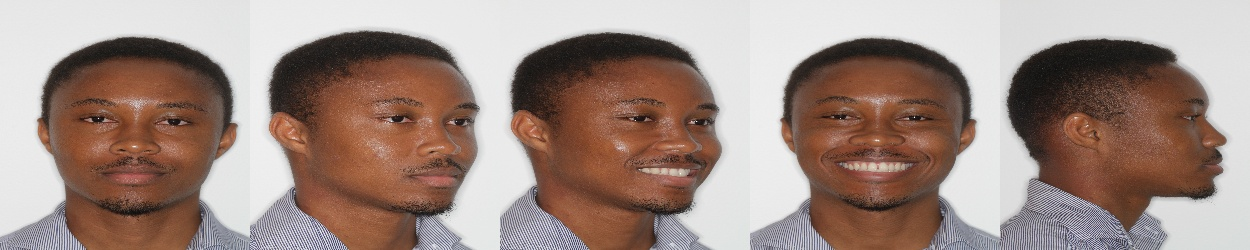
#> input picture montage/montage.jpg, 1250 x 250 px, given as the content of the folder :/Users/KWAKU/Desktop/Platinum Dental/Montage maker/pictures, which was not available
$ python test.py
#> lines starting #> are read from the running program, lines starting #| are printed output that depends on the picture; after the words box and inside, x2 and y2 are one past the last pixel; in counts of white or black regions, pixels touching at a corner belong together; pictures that were not available may be replaced by others from this repository, and a replacement may not be noted
import cv2
import numpy as np
import os

def create_montage(files, faces):
    # Concatenate images horizontally to create a montage
    im_list = []

    for  i in range(len(files)):
        im = cv2.imread(files[i])
        # create np array of zeros with the same shape as the image
        im = np.zeros(im.shape, np.uint8)
        if im.shape[0] > 800:
            im = cv2.resize(im, (int(im.shape[1] * 800 / im.shape[0]), 800))


        # cv2.circle(im, faces[0][0], 30, (0, 255, 255), 1)
        for point in faces[i]:
            cv2.circle(im, point, 1, (0, 255, 0), 1)
        im_list.append(im)

    montage_image = np.concatenate(im_list, axis=1)

    height, width = montage_image.shape[:2]
    nw = 1200
    nh = int(height * (nw / width))

    cv2.imshow("montage", cv2.resize(montage_image, (nw, nh)))
    cv2.waitKey(0)
    cv2.destroyAllWindows()


def detect_faces(image_path):
    # Load the image using OpenCV
    image = cv2.imread(image_path)
#> image is the input picture: shape (250, 1250, 3); mean B, G, R 131.4, 139.6, 160.1

    # Reduce the image size to shorter than height 800 while maintaining aspect ratio
    height, width = image.shape[:2]
#> height = 250; width = 1250
    if height > 800:
        image = cv2.resize(image, (int(width * 800 / height), 800))

    # Convert the image to grayscale for edge detection
    gray_image = cv2.cvtColor(image, cv2.COLOR_BGR2GRAY)
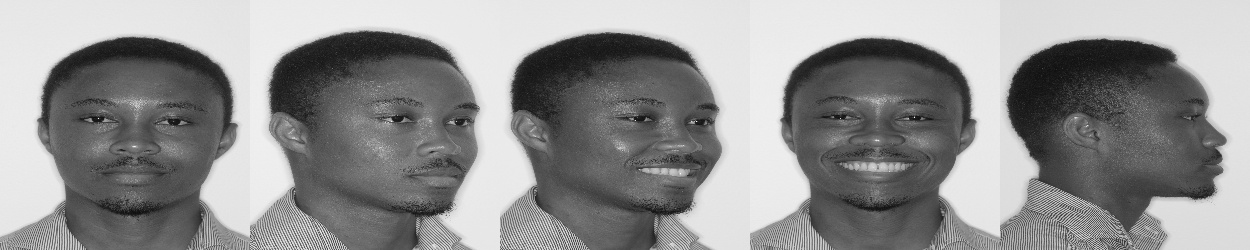
#> gray_image: shape (250, 1250); min 12, max 252, mean 144.8

    # Use Canny edge detection to enhance facial features
    # Add Gaussian blur for better results
    gray_image = cv2.GaussianBlur(gray_image, (5, 5), 0)
    edges = cv2.Canny(gray_image, 70, 150)
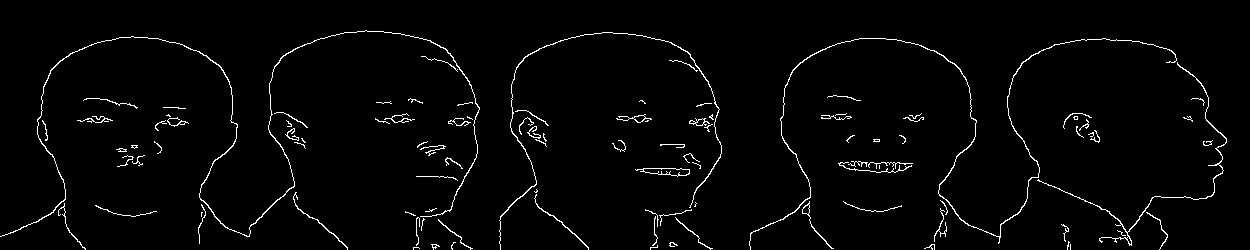
#> edges: shape (250, 1250); 2.3% white in thin lines or dots, all inside (x1, y1, x2, y2) = (0, 30, 1227, 250)
    # contours, _ = cv2.findContours(edges, cv2.RETR_EXTERNAL, cv2.CHAIN_APPROX_SIMPLE)


    outline_cordinates = []
    #for each height in the image:
    height, width = edges.shape[0], edges.shape[1]
    for h in range(height):
        first = None
        last = None
        for w in range(width):
            if edges[h,w] > 0:
                if first is None:
                    first = (w,h)

                # elif last is None:
                last = (w,h)
                # outline_cordinates.append((w,h))
        if first is not None:
            outline_cordinates.append(first)
        if last is not None:
            outline_cordinates.append(last)

    return outline_cordinates


if __name__ == "__main__":
    folder_path = "C:\\Users\\KWAKU\\Desktop\\Platinum Dental\\Montage maker\\pictures"
    faces = []
    files = []
    for filename in os.listdir(folder_path):
        image_extensions = ['.jpg', '.jpeg', '.png']
        _, extension = os.path.splitext(filename)

        if extension.lower() in image_extensions:
            path = os.path.join(folder_path, filename)
            files.append(path)
            face = detect_faces(path)

            faces.append(face)
            print("added image")

    print("show montage")
    create_montage(files,faces)
#> after the loop in create_montage, `for point in faces[i]:`:
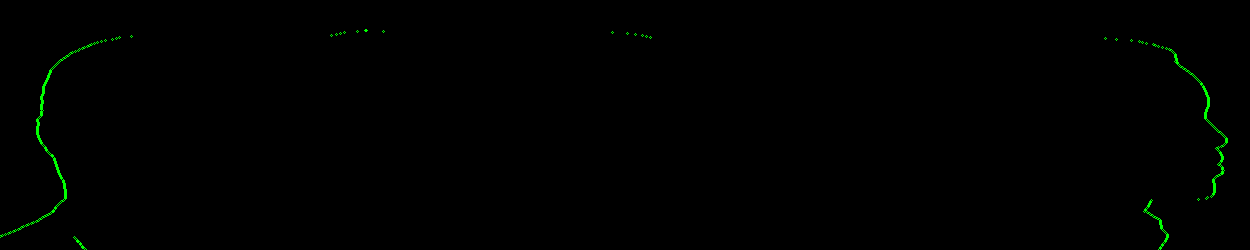
#> im: shape (250, 1250, 3); mean B, G, R 0, 1.1, 0
